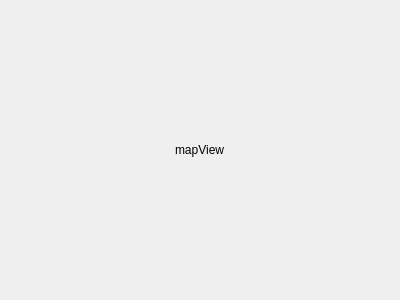
<?xml version="1.0" encoding="UTF-8"?>
<ui version="4.0">
 <class>LoadGraphicsViewWid</class>
 <widget class="QWidget" name="LoadGraphicsViewWid">
  <property name="geometry">
   <rect>
    <x>0</x>
    <y>0</y>
    <width>400</width>
    <height>300</height>
   </rect>
  </property>
  <property name="windowTitle">
   <string>Form</string>
  </property>
  <layout class="QHBoxLayout" name="horizontalLayout">
   <item>
    <spacer name="horizontalSpacer">
     <property name="orientation">
      <enum>Qt::Horizontal</enum>
     </property>
     <property name="sizeHint" stdset="0">
      <size>
       <width>160</width>
       <height>20</height>
      </size>
     </property>
    </spacer>
   </item>
   <item>
    <layout class="QVBoxLayout" name="verticalLayout">
     <item>
      <spacer name="verticalSpacer_2">
       <property name="orientation">
        <enum>Qt::Vertical</enum>
       </property>
       <property name="sizeHint" stdset="0">
        <size>
         <width>20</width>
         <height>40</height>
        </size>
       </property>
      </spacer>
     </item>
     <item>
      <widget class="QLabel" name="label">
       <property name="text">
        <string>mapView</string>
       </property>
      </widget>
     </item>
     <item>
      <spacer name="verticalSpacer">
       <property name="orientation">
        <enum>Qt::Vertical</enum>
       </property>
       <property name="sizeHint" stdset="0">
        <size>
         <width>20</width>
         <height>40</height>
        </size>
       </property>
      </spacer>
     </item>
    </layout>
   </item>
   <item>
    <spacer name="horizontalSpacer_2">
     <property name="orientation">
      <enum>Qt::Horizontal</enum>
     </property>
     <property name="sizeHint" stdset="0">
      <size>
       <width>160</width>
       <height>20</height>
      </size>
     </property>
    </spacer>
   </item>
  </layout>
 </widget>
 <resources/>
 <connections/>
</ui>
